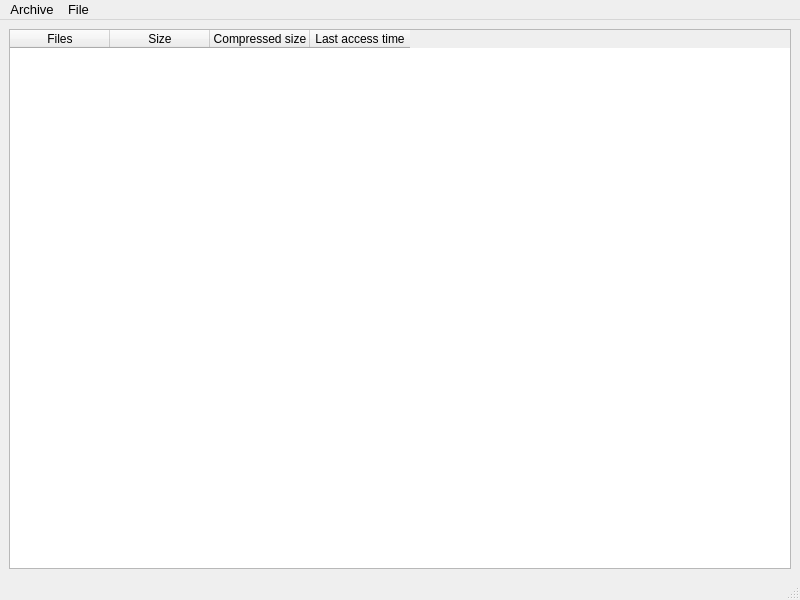
<?xml version="1.0" encoding="UTF-8"?>
<ui version="4.0">
 <class>MainWindow</class>
 <widget class="QMainWindow" name="MainWindow">
  <property name="geometry">
   <rect>
    <x>0</x>
    <y>0</y>
    <width>800</width>
    <height>600</height>
   </rect>
  </property>
  <property name="windowTitle">
   <string>MainWindow</string>
  </property>
  <widget class="QWidget" name="centralwidget">
   <layout class="QGridLayout" name="gridLayout">
    <item row="0" column="0">
     <widget class="QTableWidget" name="fileList">
      <property name="focusPolicy">
       <enum>Qt::StrongFocus</enum>
      </property>
      <property name="selectionMode">
       <enum>QAbstractItemView::ContiguousSelection</enum>
      </property>
      <property name="selectionBehavior">
       <enum>QAbstractItemView::SelectRows</enum>
      </property>
      <attribute name="horizontalHeaderStretchLastSection">
       <bool>false</bool>
      </attribute>
      <attribute name="verticalHeaderVisible">
       <bool>false</bool>
      </attribute>
      <column>
       <property name="text">
        <string>Files</string>
       </property>
      </column>
      <column>
       <property name="text">
        <string>Size</string>
       </property>
      </column>
      <column>
       <property name="text">
        <string>Compressed size</string>
       </property>
      </column>
      <column>
       <property name="text">
        <string>Last access time</string>
       </property>
      </column>
     </widget>
    </item>
   </layout>
  </widget>
  <widget class="QMenuBar" name="menubar">
   <property name="geometry">
    <rect>
     <x>0</x>
     <y>0</y>
     <width>800</width>
     <height>23</height>
    </rect>
   </property>
   <property name="font">
    <font>
     <pointsize>10</pointsize>
    </font>
   </property>
   <widget class="QMenu" name="menuArchive">
    <property name="title">
     <string>Archive</string>
    </property>
    <addaction name="actionOpen"/>
    <addaction name="separator"/>
    <addaction name="actionExtract"/>
    <addaction name="separator"/>
    <addaction name="actionAddFiles"/>
   </widget>
   <widget class="QMenu" name="menuFile">
    <property name="title">
     <string>File</string>
    </property>
    <addaction name="actionDelete"/>
    <addaction name="actionRename"/>
    <addaction name="actionExtractFile"/>
   </widget>
   <addaction name="menuArchive"/>
   <addaction name="menuFile"/>
  </widget>
  <widget class="QStatusBar" name="statusbar"/>
  <action name="actionOpen">
   <property name="text">
    <string>Open</string>
   </property>
   <property name="shortcut">
    <string>Ctrl+O</string>
   </property>
  </action>
  <action name="actionDelete">
   <property name="text">
    <string>Delete</string>
   </property>
   <property name="shortcut">
    <string>Del</string>
   </property>
  </action>
  <action name="actionExtract">
   <property name="text">
    <string>Extract</string>
   </property>
   <property name="shortcut">
    <string>Ctrl+E</string>
   </property>
  </action>
  <action name="actionRename">
   <property name="text">
    <string>Rename</string>
   </property>
  </action>
  <action name="actionExtractFile">
   <property name="text">
    <string>Extract</string>
   </property>
  </action>
  <action name="actionAddFiles">
   <property name="text">
    <string>Add files</string>
   </property>
  </action>
 </widget>
 <resources/>
 <connections/>
</ui>
